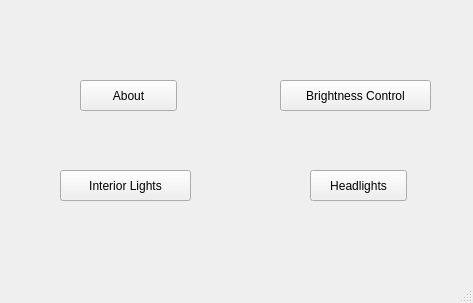
<?xml version="1.0" encoding="UTF-8"?>
<ui version="4.0">
 <class>MainWindow</class>
 <widget class="QMainWindow" name="MainWindow">
  <property name="geometry">
   <rect>
    <x>0</x>
    <y>0</y>
    <width>473</width>
    <height>303</height>
   </rect>
  </property>
  <property name="windowTitle">
   <string>MainWindow</string>
  </property>
  <widget class="QWidget" name="centralwidget">
   <widget class="QPushButton" name="aboutButton">
    <property name="geometry">
     <rect>
      <x>80</x>
      <y>80</y>
      <width>97</width>
      <height>31</height>
     </rect>
    </property>
    <property name="text">
     <string>About</string>
    </property>
   </widget>
   <widget class="QPushButton" name="brightnessButton">
    <property name="geometry">
     <rect>
      <x>280</x>
      <y>80</y>
      <width>151</width>
      <height>31</height>
     </rect>
    </property>
    <property name="text">
     <string>Brightness Control</string>
    </property>
   </widget>
   <widget class="QPushButton" name="interiorButton">
    <property name="geometry">
     <rect>
      <x>60</x>
      <y>170</y>
      <width>131</width>
      <height>31</height>
     </rect>
    </property>
    <property name="text">
     <string>Interior Lights</string>
    </property>
   </widget>
   <widget class="QPushButton" name="headlightButton">
    <property name="geometry">
     <rect>
      <x>310</x>
      <y>170</y>
      <width>97</width>
      <height>31</height>
     </rect>
    </property>
    <property name="styleSheet">
     <string notr="true"/>
    </property>
    <property name="text">
     <string>Headlights</string>
    </property>
   </widget>
  </widget>
  <widget class="QMenuBar" name="menubar">
   <property name="geometry">
    <rect>
     <x>0</x>
     <y>0</y>
     <width>473</width>
     <height>28</height>
    </rect>
   </property>
  </widget>
  <widget class="QStatusBar" name="statusbar"/>
 </widget>
 <resources/>
 <connections/>
</ui>
